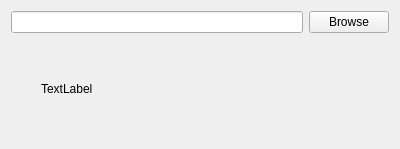
<?xml version="1.0" encoding="UTF-8"?>
<ui version="4.0">
 <class>ChooseDirectoryPage</class>
 <widget class="QWizardPage" name="ChooseDirectoryPage">
  <property name="geometry">
   <rect>
    <x>0</x>
    <y>0</y>
    <width>400</width>
    <height>149</height>
   </rect>
  </property>
  <property name="windowTitle">
   <string>WizardPage</string>
  </property>
  <layout class="QVBoxLayout" name="verticalLayout_2">
   <item>
    <layout class="QHBoxLayout" name="horizontalLayout">
     <item>
      <widget class="QLineEdit" name="path"/>
     </item>
     <item>
      <widget class="QPushButton" name="choosePath">
       <property name="text">
        <string>Browse</string>
       </property>
      </widget>
     </item>
    </layout>
   </item>
   <item>
    <layout class="QHBoxLayout" name="statusLayout">
     <item>
      <widget class="QLabel" name="statusIcon">
       <property name="maximumSize">
        <size>
         <width>24</width>
         <height>32</height>
        </size>
       </property>
       <property name="text">
        <string/>
       </property>
       <property name="pixmap">
        <pixmap resource="resources.qrc">:/24-em-cross.png</pixmap>
       </property>
      </widget>
     </item>
     <item>
      <widget class="QLabel" name="statusText">
       <property name="text">
        <string>TextLabel</string>
       </property>
       <property name="wordWrap">
        <bool>true</bool>
       </property>
      </widget>
     </item>
    </layout>
   </item>
  </layout>
 </widget>
 <resources>
  <include location="resources.qrc"/>
 </resources>
 <connections/>
</ui>
